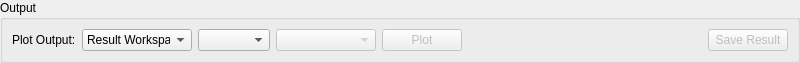
<?xml version="1.0" encoding="UTF-8"?>
<ui version="4.0">
 <class>IndirectFitOutputOptions</class>
 <widget class="QWidget" name="IndirectFitOutputOptions">
  <property name="geometry">
   <rect>
    <x>0</x>
    <y>0</y>
    <width>800</width>
    <height>56</height>
   </rect>
  </property>
  <property name="windowTitle">
   <string>Form</string>
  </property>
  <layout class="QGridLayout" name="gridLayout">
   <property name="leftMargin">
    <number>0</number>
   </property>
   <property name="topMargin">
    <number>0</number>
   </property>
   <property name="rightMargin">
    <number>0</number>
   </property>
   <property name="bottomMargin">
    <number>0</number>
   </property>
   <item row="0" column="0">
    <widget class="QGroupBox" name="gbOutputOptions">
     <property name="title">
      <string>Output</string>
     </property>
     <layout class="QHBoxLayout" name="horizontalLayout">
      <item>
       <widget class="QLabel" name="lbPlotOutput">
        <property name="text">
         <string>Plot Output:</string>
        </property>
       </widget>
      </item>
      <item>
       <widget class="QComboBox" name="cbGroupWorkspace">
        <property name="enabled">
         <bool>true</bool>
        </property>
        <property name="minimumSize">
         <size>
          <width>110</width>
          <height>0</height>
         </size>
        </property>
        <item>
         <property name="text">
          <string>Result Workspace</string>
         </property>
        </item>
        <item>
         <property name="text">
          <string>PDF Workspace</string>
         </property>
        </item>
       </widget>
      </item>
      <item>
       <widget class="QComboBox" name="cbWorkspace">
        <property name="enabled">
         <bool>true</bool>
        </property>
        <property name="sizeAdjustPolicy">
         <enum>QComboBox::AdjustToContents</enum>
        </property>
       </widget>
      </item>
      <item>
       <widget class="QComboBox" name="cbPlotType">
        <property name="enabled">
         <bool>false</bool>
        </property>
        <property name="minimumSize">
         <size>
          <width>100</width>
          <height>0</height>
         </size>
        </property>
        <property name="maximumSize">
         <size>
          <width>100</width>
          <height>16777215</height>
         </size>
        </property>
        <property name="sizeAdjustPolicy">
         <enum>QComboBox::AdjustToContents</enum>
        </property>
       </widget>
      </item>
      <item>
       <widget class="QPushButton" name="pbPlot">
        <property name="enabled">
         <bool>false</bool>
        </property>
        <property name="text">
         <string>Plot</string>
        </property>
        <property name="checked">
         <bool>false</bool>
        </property>
       </widget>
      </item>
      <item>
       <spacer name="horizontalSpacer_1">
        <property name="orientation">
         <enum>Qt::Horizontal</enum>
        </property>
        <property name="sizeHint" stdset="0">
         <size>
          <width>444</width>
          <height>20</height>
         </size>
        </property>
       </spacer>
      </item>
      <item>
       <widget class="QPushButton" name="pbSave">
        <property name="enabled">
         <bool>false</bool>
        </property>
        <property name="text">
         <string>Save Result</string>
        </property>
       </widget>
      </item>
     </layout>
    </widget>
   </item>
  </layout>
 </widget>
 <resources/>
 <connections/>
</ui>
